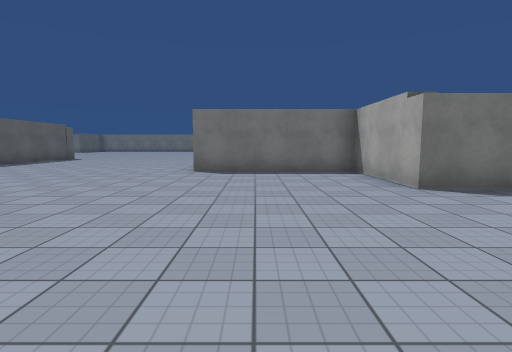
view 1 (above)

20 first-person views from a walk through a scene from a Unity 3-D project. The camera is 1.4 m above the floor, tilts 6° down and sees 80° across. The floor is counted in squares, 2 m on a side. Each view is taken from the middle of a square. On the plan, view 1 faces up. The plan holds only what a view shows up to about 10 squares ahead; the rest is blank. The place goes on beyond the plan. The player character is not drawn. Some animated figures are not drawn. Surface patterns are stand-ins for the level's own textures.

view 2
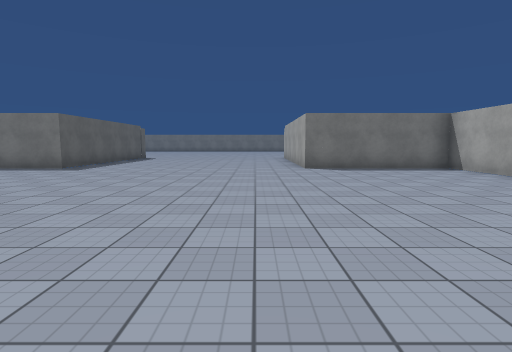

view 3
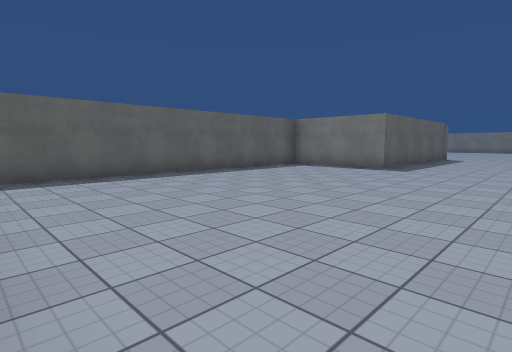

view 4
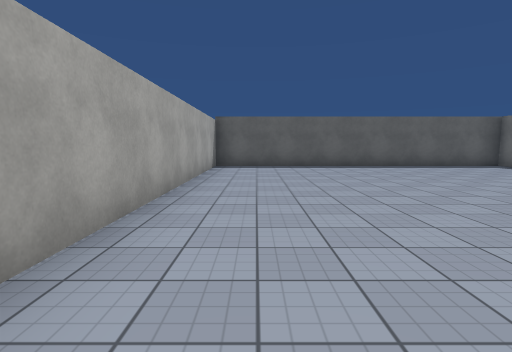

view 5
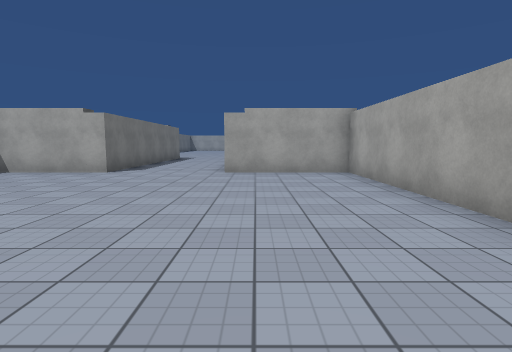

view 6
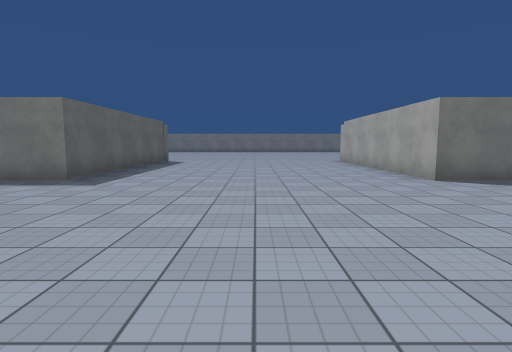

view 7
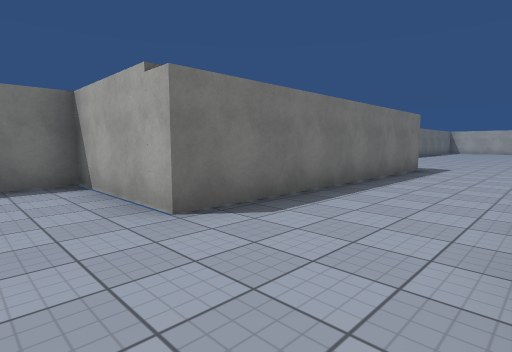

view 8
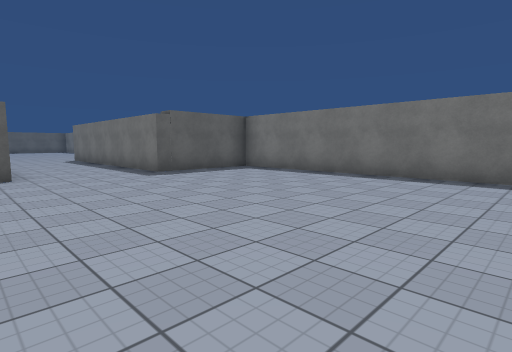

view 9
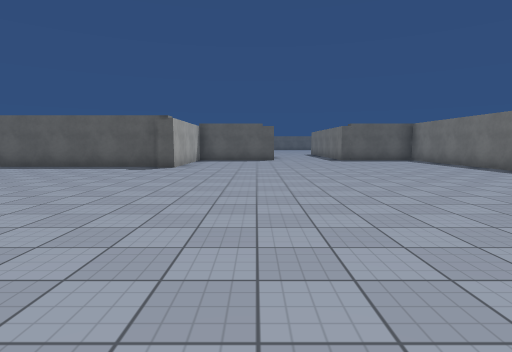

view 10
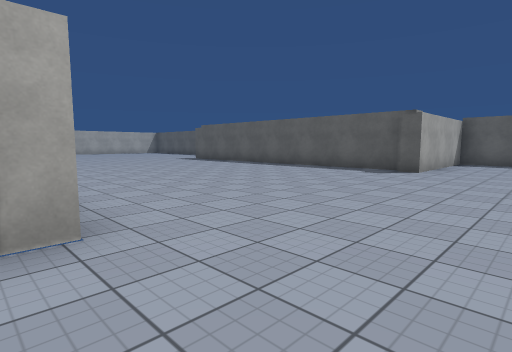

view 11
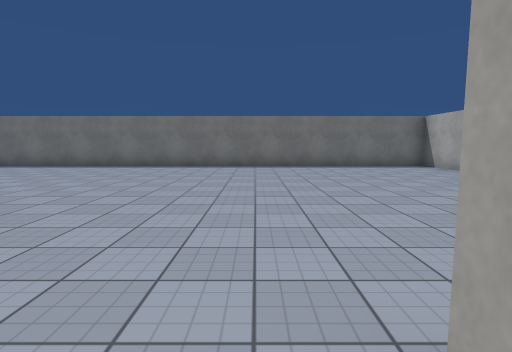

view 12
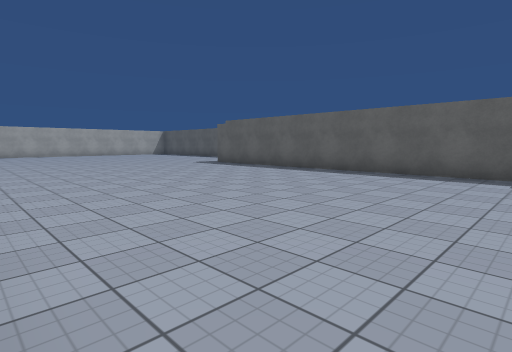

view 13
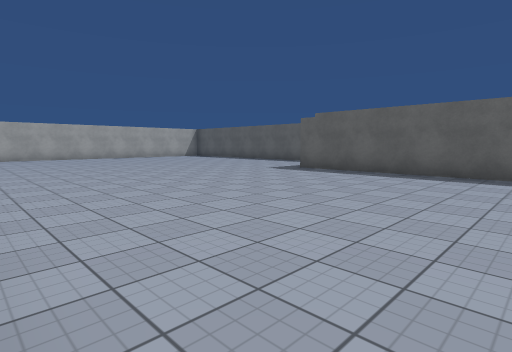

view 14
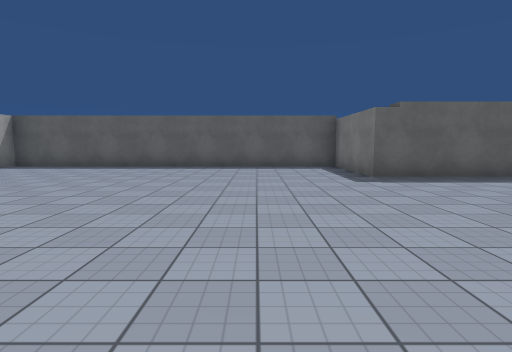

view 15
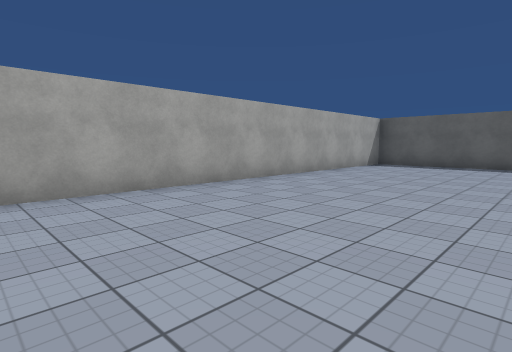

view 16
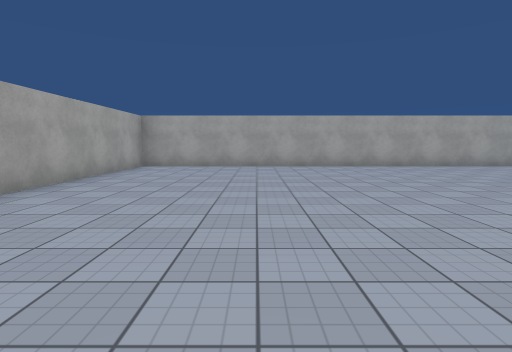

view 17
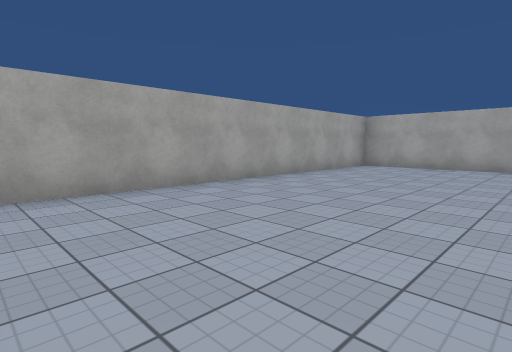

view 18
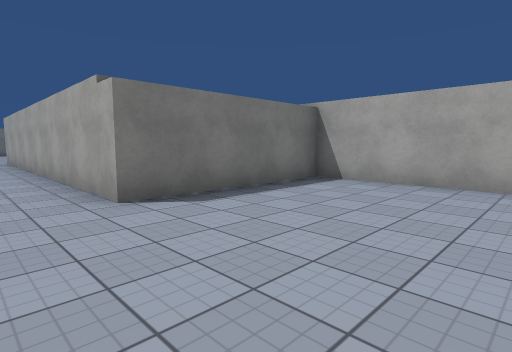

view 19
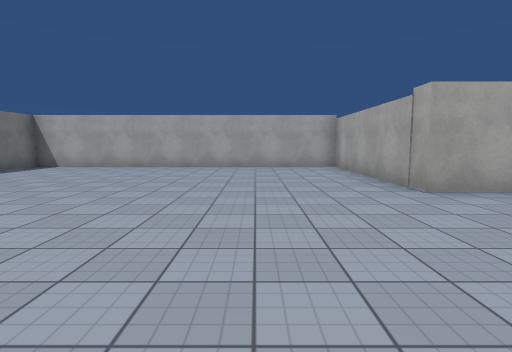

view 20
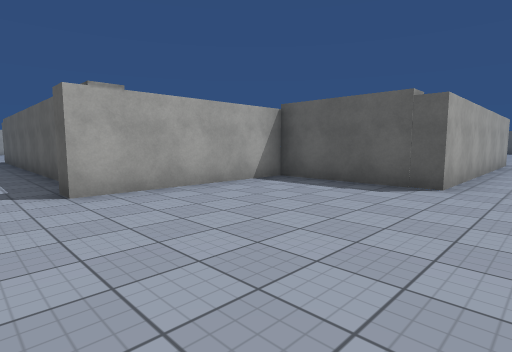

### Floor plan
Points are (right, up) in squares from view 1. A wall is a line through its corners. A room is listed if a view was taken in it or the views show most of it. See-through windows are left out.
Room 1 (views 1, 2, 3, 4, 5, 6, 7)
walls: (2.5, 4.7) (2.5, 7.7) (-1.6, 7.7) (-1.6, 11.5); (-8.6, 11.5) (-8.6, 7.7) (-11.8, 7.7) (-11.8, -1.3) (2.5, -1.3) (2.5, 1.8)
ways out: opening at (3, 3) to room 2
Room 2 (views 8, 9, 10, 11, 12, 13, 14, 15, 16, 17, 18, 19, 20)
walls: (13.6, -2) (13.6, -11.5) (10.5, -11.5) (10.5, -21.5) (25.5, -21.5) (25.5, -11.3) (21.4, -11.3) (21.4, -1.3) (26.3, -1.3) (26.3, 7.7) (9.8, 7.7) (9.8, 4.7) (2.5, 4.7); (2.5, 1.8) (9.8, 1.8) (9.8, -1.3) (14, -1.3) (14, -2)
ways out: opening at (3, 3) to room 1

Positions as (right, up) in squares from view 1, and headings:
1: (0, 0), facing up
2: (-3, -1), facing up
3: (-5, -1), facing up-left
4: (-2, 0), facing left
5: (-5, 1), facing right
6: (-5, 2), facing up
7: (1, 2), facing up-right
8: (17, 1), facing up-left
9: (23, 1), facing left
10: (22, 1), facing down-left
11: (21, -2), facing up
12: (21, -2), facing down-left
13: (21, -6), facing down-left
14: (20, -14), facing left
15: (21, -17), facing down-left
16: (22, -12), facing down
17: (21, -12), facing down-right
18: (20, -15), facing up-right
19: (17, 1), facing right
20: (15, 3), facing down-left
